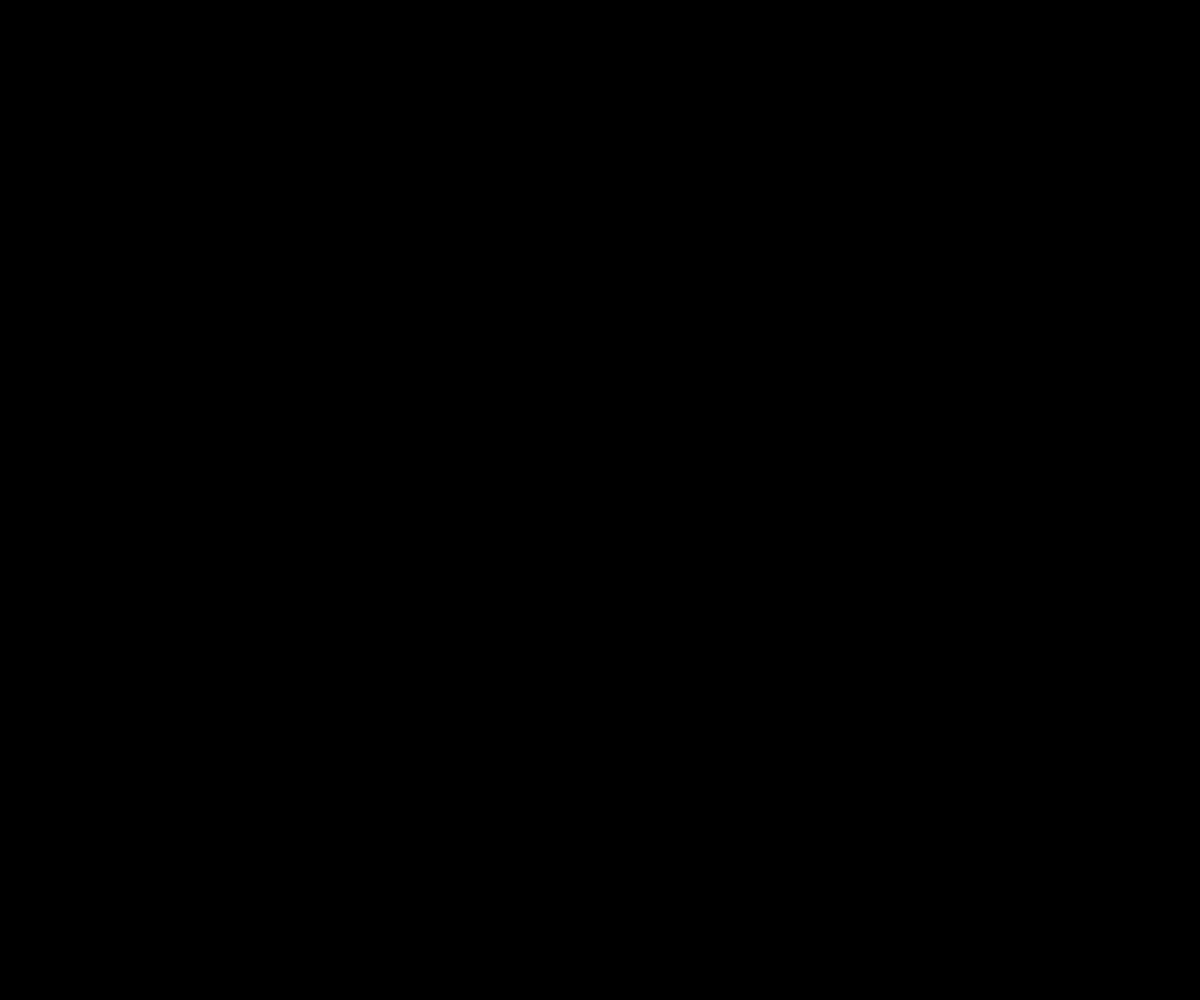
Frame 1 (no input)
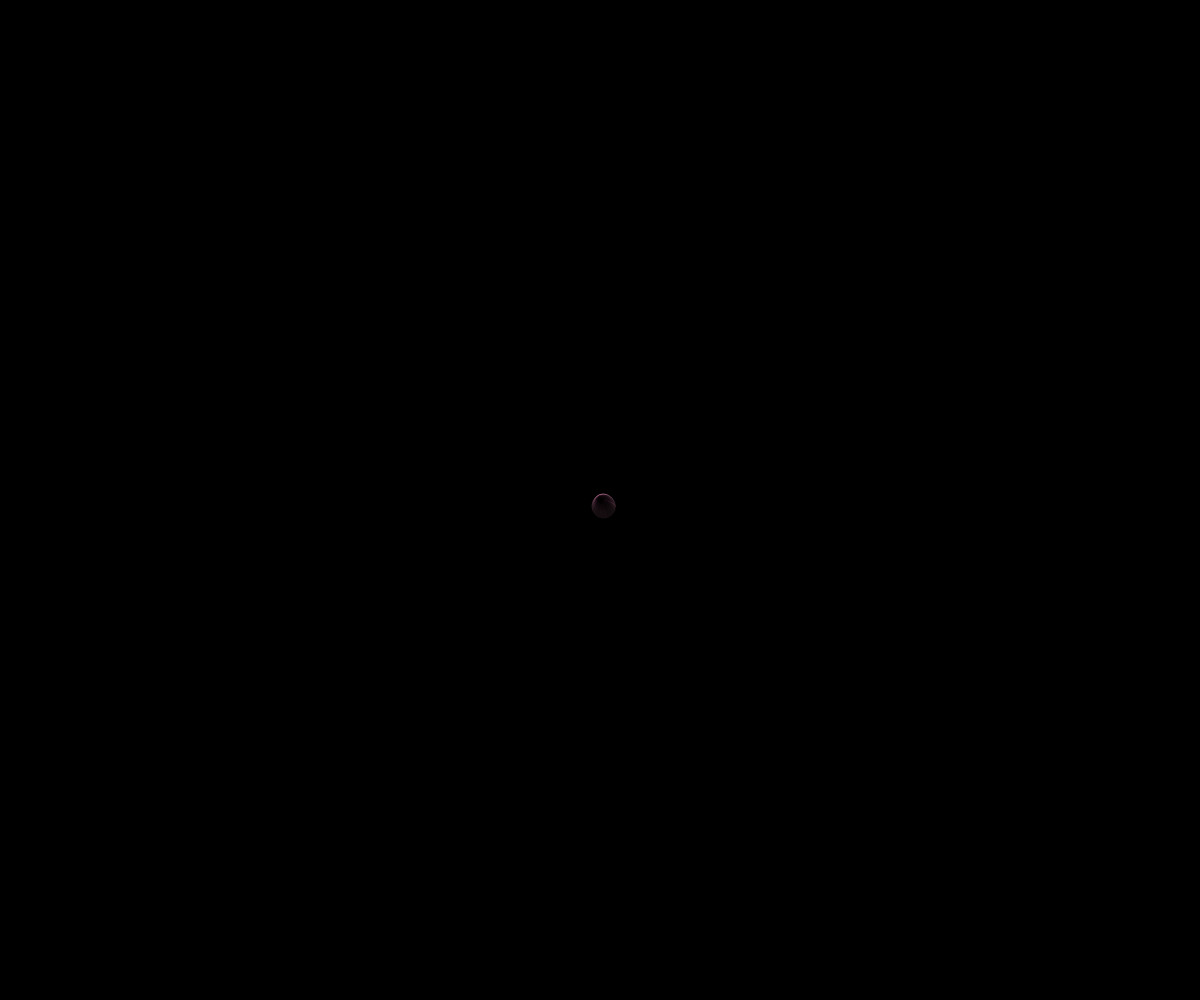
Frame 60 (no input)
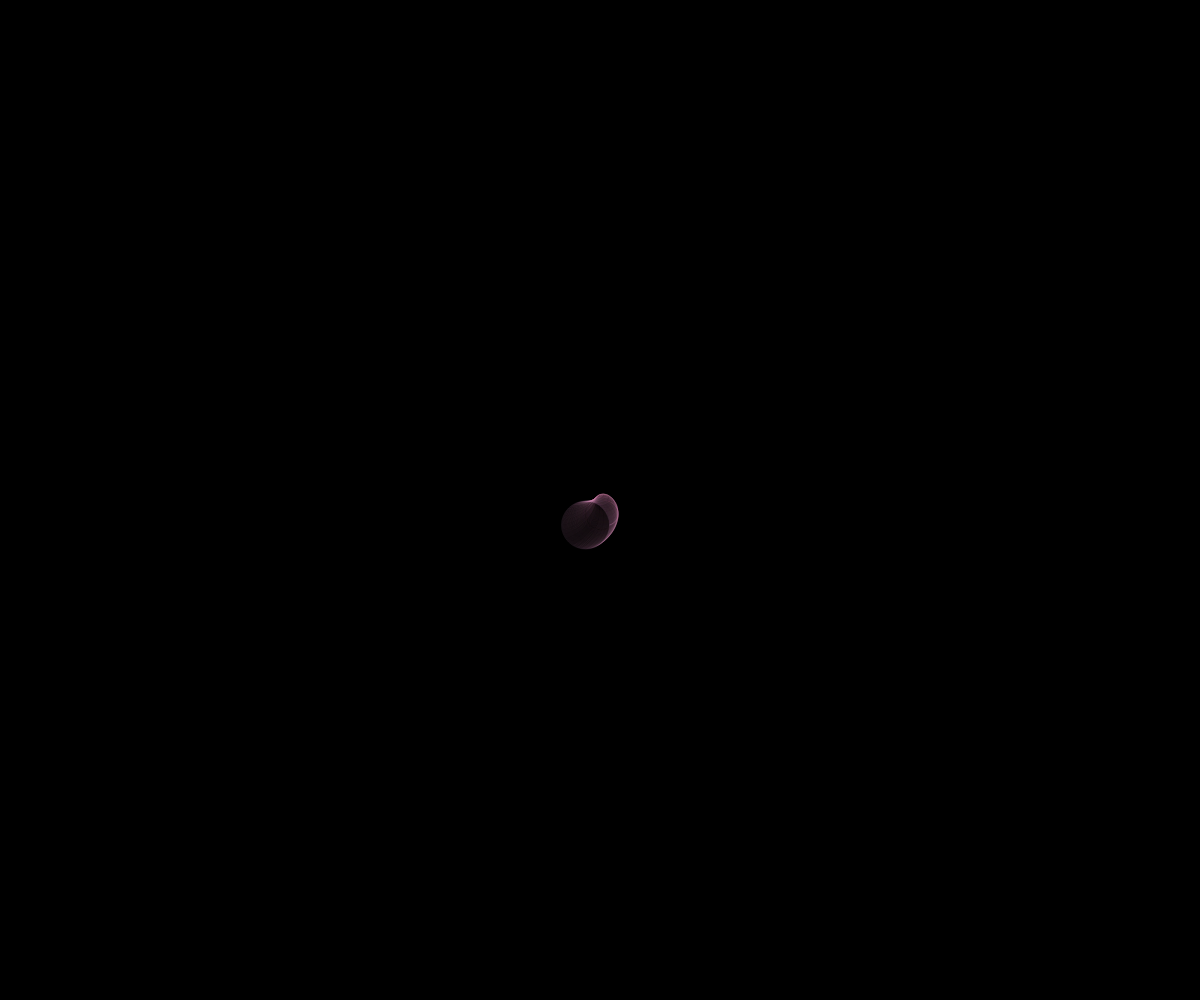
Frame 120 (the mouse pressed at the canvas centre since frame 60)

The p5.js sketch that drew these frames (run headless with seeded random() and noise() and a simulated clock; from frame 60 on, the mouse is pressed at the canvas centre):

// p5.js sketch
// ── sketch.js
function preload(){
  // put preload code here
}

function setup() {
  createCanvas(windowWidth,windowHeight)
  background('black');
  angleMode(DEGREES);
  // put setup code here
}

function draw() {
  // put drawing code here
  push();
  var incremento= frameCount*0.2;
  var r=0.1+incremento;
  var x = cos(frameCount)*r;
  var y = sin(frameCount)*r;
  noFill();
  stroke(lerpColor( color(224, 141, 172), color(106, 127, 219),frameCount/700));
  strokeWeight(0.1);
  translate(width/2, height/2);
  scale(0.01*frameCount);
  ellipse(x, y, 40, 40);
  pop();


  if(frameCount==700) {
    background('black');
}
if(frameCount>700){
    push();
    var incremento1= (frameCount-700)*0.2;
    var r1=0.1+incremento1;
    var x1 = sin(frameCount-700)*r1;
    var y1 = cos(frameCount-700)*r1;
    noFill();
    stroke(lerpColor( color(239, 118, 122), color(275, 227, 71),(frameCount-700)/1400));
    strokeWeight(0.1);
    translate(width/2, height/2);
    scale(0.01*(frameCount-700));
    ellipse(x1, y1, 40, 40);
    pop();

    push();
    var x2 = cos(frameCount-700)*r1;
    var y2 = sin(frameCount-700)*r1;
    noFill();
    stroke(lerpColor( color(0, 99, 93), color(8, 164, 189), (frameCount-700)/1400));
    strokeWeight(0.1);
    translate(width/2, height/2);
    scale(0.01*(frameCount-700));
    ellipse(x2, y2, 40, 40);
    pop();


  }if(frameCount==1400) {
    background('black');
}
if(frameCount>1400){
    push();
    var incremento2= (frameCount-1400)*0.2;
    var r2=0.1+incremento2;
    var x3 = -sin(frameCount-1400)*r2;
    var y3 = -cos(frameCount-1400)*r2;
    noFill();
    stroke(lerpColor( color(67, 87, 173), color(72, 169, 166),(frameCount-1400)/2100));
    strokeWeight(0.1);
    translate(width/2, height/2);
    scale(0.01*(frameCount-1400));
    ellipse(x3, y3, 40, 40);
    pop();

    push();
    var x4 = -cos(frameCount-1400)*r2;
    var y4 = -sin(frameCount-1400)*r2;
    noFill();
    stroke(lerpColor( color(72, 169, 166), color(67, 87, 173), (frameCount-1400)/2100));
    strokeWeight(0.1);
    translate(width/2, height/2);
    scale(0.01*(frameCount-1400));
    ellipse(x4, y4, 40, 40);
    pop();

    push();
    var x5 = sin(frameCount-1400)*r2;
    var y5 = cos(frameCount-1400)*r2;
    noFill();
    stroke(lerpColor( color(245, 166, 230), color(184, 74, 98),(frameCount-1400)/2100));
    strokeWeight(0.1);
    translate(width/2, height/2);
    scale(0.01*(frameCount-1400));
    ellipse(x5, y5, 40, 40);
    pop();

    push();
    var x6 = cos(frameCount-1400)*r2;
    var y6 = sin(frameCount-1400)*r2;
    noFill();
    stroke(lerpColor( color(184, 74, 98), color(245, 166, 230), (frameCount-1400)/2100));
    strokeWeight(0.1);
    translate(width/2, height/2);
    scale(0.01*(frameCount-1400));
    ellipse(x6, y6, 40, 40);
    pop();


  }
  if(frameCount==2100) {
    noLoop();
}
}
